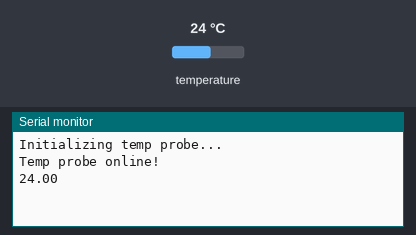
This sketch was run on a simulated Arduino Uno, built with avr-gcc and run on an emulated ATmega328P. On the bench: the last lines printed to the serial monitor. The inputs (shaded band) are chosen by the test bench; at power-on: temperature 24 °C.

Above: at 3.2 s.
3.3 s: temperature set to 12 °C
At 4.2 s:
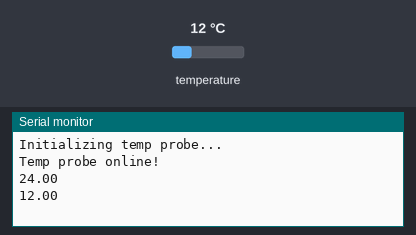
4.8 s: temperature set to 19 °C
At 5.7 s:
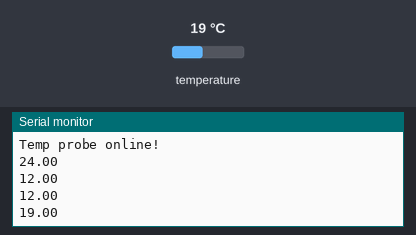
Timing chart, 0 to 7.8 s (numbered marks = the images above; inputs shaded):
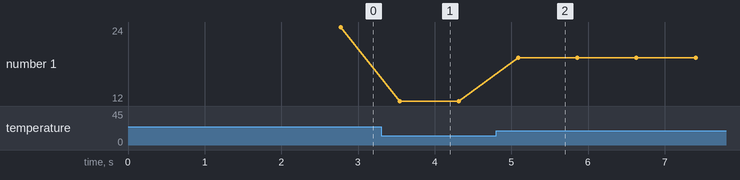

Measured:
- after the input at 3.3 s, the serial monitor: prints a new line after 0.24 s (image 1)
- after the input at 4.8 s, the serial monitor: prints a new line after 0.29 s (image 2)
- plotted number 1: 24 → 12 after the input at 3.3 s, 12 → 19 after the input at 4.8 s

The sketch:

arduIrradiator21Main.ino
```cpp
#include <OneWire.h> //import library to communicate with temp probe

const int tempProbePin = 3; //connect data line of temp probe to pin 3

OneWire tempProbe(tempProbePin); //instantiate a OneWire object

void setup() {
  Serial.begin(9600); //start serial communication
  Serial.println("Initializing temp probe...");
  delay(2000);
  Serial.println("Temp probe online!");
}

void loop() {
  float temperature = getTemp(); //run getTemp() to collect data from probe and store it
  Serial.println(temperature); //print to serial monitor
}

float getTemp() { //credit to http://bildr.org/2011/07/ds18b20-arduino/
  byte data[12];
  byte address[8];

  if(!tempProbe.search(address)) {
    tempProbe.reset_search();
    return -1000;
  }

  if(OneWire::crc8(address, 7) != address[7]) {
    Serial.println("CRC is not valid");
    return -1000;
  }

  if(address[0] != 0x10 && address[0] != 0x28) {
    Serial.println("Device not recognized");
    return -1000;
  }

  tempProbe.reset();
  tempProbe.select(address);
  tempProbe.write(0x44, 1);

  delay(750);

  byte present = tempProbe.reset();
  tempProbe.select(address);
  tempProbe.write(0xBE);

  for(int i = 0; i < 9; i++) {
    data[i] = tempProbe.read();
  }

  tempProbe.reset_search();

  byte MSB = data[1];
  byte LSB = data[0];

  float tempRead = ((MSB << 8) | LSB);
  float tempSum = tempRead / 16;

  return tempSum;
}
```
